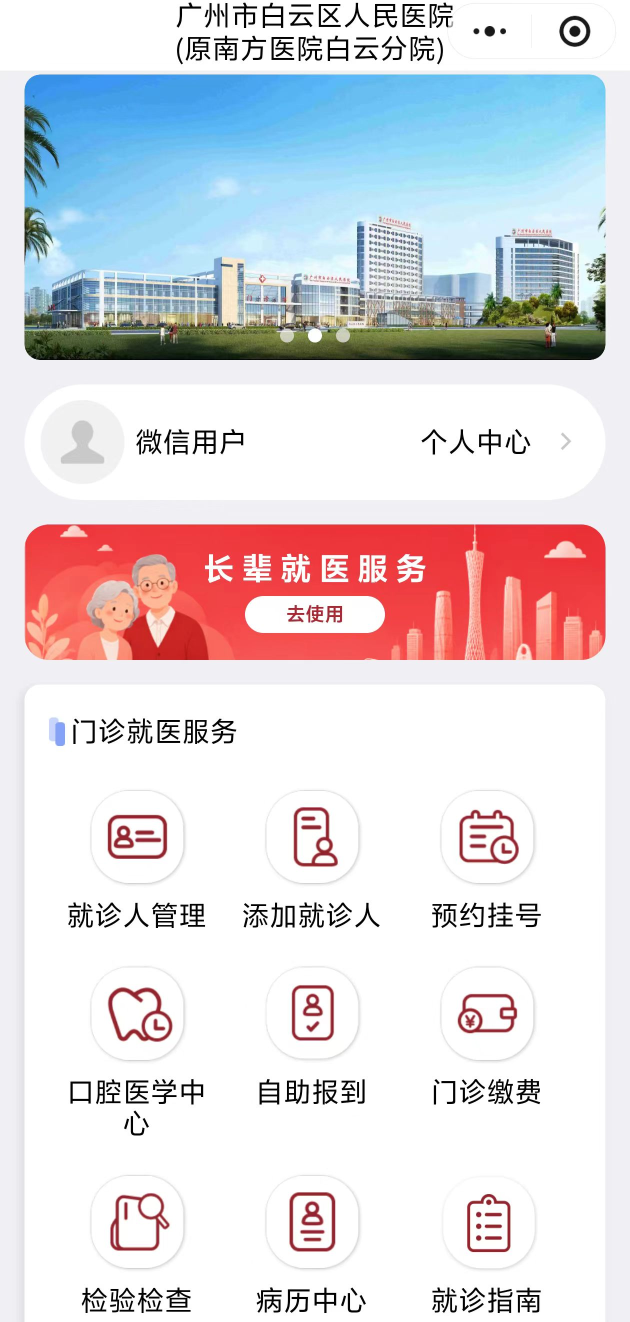
#> input picture data/eval/images/001.jpg, 1260 x 2644 px (shown at 1/2 size)
$ python -i icons.py   (imports and definitions only)
#> lines starting #> are read from the running program, lines starting #| are printed output that depends on the picture; after the words box and inside, x2 and y2 are one past the last pixel; in counts of white or black regions, pixels touching at a corner belong together
### server/app/vision/candidates.py
"""候选元素构建与几何工具。

纯逻辑，无第三方依赖，可直接单测（见 tests/test_candidates.py）。
坐标约定：像素坐标为原图像素；归一化坐标为 0–1000。
"""

from __future__ import annotations

from dataclasses import dataclass
from typing import List, Sequence, Tuple


@dataclass
class Box:
    x0: float
    y0: float
    x1: float
    y1: float

    @property
    def w(self) -> float:
        return max(1.0, self.x1 - self.x0)

    @property
    def h(self) -> float:
        return max(1.0, self.y1 - self.y0)

    @property
    def cx(self) -> float:
        return (self.x0 + self.x1) / 2.0

    @property
    def cy(self) -> float:
        return (self.y0 + self.y1) / 2.0

    # [7 lines left out: function as_list, not called in this run]

    def contains_point(self, x: float, y: float) -> bool:
        return self.x0 <= x <= self.x1 and self.y0 <= y <= self.y1

    # [8 lines left out: function iou, not called in this run]


@dataclass
class Candidate:
    idx: int
    text: str
    box: Box
    score: float = 1.0

    # [169 lines left out: functions prompt_line, vertical_band, horizontal_band, merge_lines, pad_box, to_norm and 2 more, not called in this run]

### server/app/vision/icons.py
"""无文字图标的检测与标注。

## 为什么需要这个

`pipeline.py` 只把 OCR 认出的**文字**当候选，模型只能从候选里挑。
于是「微信右上角加号」「搜索镜」「相机快门」这类纯图标永远进不了候选列表，
用户说「想扫码付钱」时模型只能回「屏幕上没有这个按钮」——
不是它判断错，是它根本没看见那个按钮。

这个模块把图标也变成候选，并给它一个有区分度的语义标签。

## 实现要点（都是踩过的坑）

1. **不缩图**。1/2 分辨率下细线图标（加号、搜索镜）笔画被插值糊断，
   连通域裂成几段，全部漏检。
2. **全图一次连通域**，不按格子切。按格子切会把同一个图标拆成多块，
   产生几十个重复候选。
3. **用 cv2.connectedComponentsWithStats**。纯 numpy 迭代传播要 100 秒/张，
   cv2 是毫秒级。cv2 随 RapidOCR 一起装，不是新依赖。
4. **先做形态学闭运算**再找连通域，把断开的笔画连上，
   否则加号会被拆成「横」和「竖」两块。

## 已知局限

- 只覆盖「深色图标画在浅色背景」；深色模式走反向分支
- 靠几何特征分类，美术风格特殊的图标会落到 `<图标按钮>`
- 图标密集区（九宫格）可能漏检相邻项
"""

from __future__ import annotations

from dataclasses import dataclass
from typing import List, Sequence, Tuple

from PIL import Image

from .candidates import Box, Candidate

# 尺寸约束（原图像素，按 1260x2800 手机截图调过）
MIN_SIDE = 30
# 上限放到 260：相机快门是 201x201 的大圆，原来的 200 刚好把它卡掉
MAX_SIDE = 260
MAX_ASPECT = 1.5
# 形态学闭运算核：把断开的笔画连起来（加号的横竖、搜索镜的圆+柄）
CLOSE_KERNEL = 5


@dataclass
class IconSpec:
    box: Box
    label: str
    confidence: float


def _classify(
    w: int,
    h: int,
    fill: float,
    inner_fill: float = -1.0,
    row_mid: float = -1.0,
    col_mid: float = -1.0,
    corner: float = -1.0,
    is_dark_scene: bool = False,
) -> Tuple[str, float]:
    """按几何特征贴标签。

    实测数据（`_ann/calibrate_icons.py` 标定）：
        图标          fill   inner   中行   中列   四角
        加号         0.24   0.28   0.619  0.619  0.21
        表情         0.24   0.28   0.619  0.619  0.21
        搜索镜       0.24   0.00   0.161  0.143  0.29
        喇叭         0.25   0.35   0.345  0.345  0.21
        快门         0.57   1.00   0.849  0.849  0.30

    关键发现：`fill` 全都是 0.24 左右，**完全没有区分度**（早先靠它分类
    导致加号被标成喇叭）。真正能分开的是「中行/中列 vs 四角」的关系：
      - 十字（加号/表情）：中行、中列都很高（>0.5），四角低
      - 搜索镜：中行、中列都低，四角反而更高（圆环在角上）
      - 喇叭：中行、中列中等（0.3~0.4），四角低
    """
    aspect = max(w, h) / max(1, min(w, h))
    if not (0.75 <= aspect <= 1.35):
        return "", 0.0

    # 实心圆 / 快门：整体填充率高。
    # **小尺寸**（<=150px）多半是功能按钮，收；
    # **大尺寸**（如 201px 的相机快门）只在深色取景页才收，
    # 否则会把头像、封面图、聊天气泡也当成按钮
    # （实测「长按说话」那页把头像误检成了圆形按钮）。
    if fill > 0.45:
        if max(w, h) <= 150:
            return "圆形按钮", 0.62
        if is_dark_scene:
            return "快门按钮", 0.68
        return "", 0.0

    # 有中行/中列数据时按十字特征判定
    if row_mid >= 0 and col_mid >= 0 and corner >= 0:
        # 十字：中行、中列都很高
        if row_mid > 0.50 and col_mid > 0.50:
            return "加号按钮", 0.72
        # 圆环：四角比中行高（环在角上），中行/中列很低
        if corner > row_mid and corner > col_mid:
            return "搜索按钮", 0.62
        # 内部有实心块但中心不交叉 -> 喇叭 / 播放类
        if 0.25 <= row_mid <= 0.45 and inner_fill >= 0.30:
            return "喇叭按钮", 0.60
        if row_mid > 0 and row_mid < 0.25:
            return "空心按钮", 0.50

    # 兜底：老逻辑
    if fill < 0.26 and inner_fill < 0.28:
        return "加号按钮", 0.60
    if fill < 0.40:
        return "圆环按钮", 0.52
    return "图标按钮", 0.45


def detect_icons(
    image_path: str,
    existing: Sequence[Candidate] = (),
    dark_threshold: int = 120,
    max_icons: int = 8,
) -> List[IconSpec]:
    """检测图上的无文字图标。

    只保留最可能是「功能按钮」的若干个：
      - 优先尺寸接近典型按钮（40~120px）
      - 优先靠近屏幕边缘（顶部栏、底部栏）
      - 优先填充率高的（实心/清晰线条），碎笔画填充率低
    """
#> called with image_path = '../../../data/eval/images/001.jpg', existing = (), dark_threshold = 120, max_icons = 8
    try:
        import cv2
        import numpy as np
    except ImportError:  # pragma: no cover
        return []

    with Image.open(image_path) as im:
#> im is the input picture: PIL image 1260x2644 RGB; mean R, G, B 222.3, 217.2, 221.7
        arr = np.array(im.convert("L"), dtype=np.uint8)
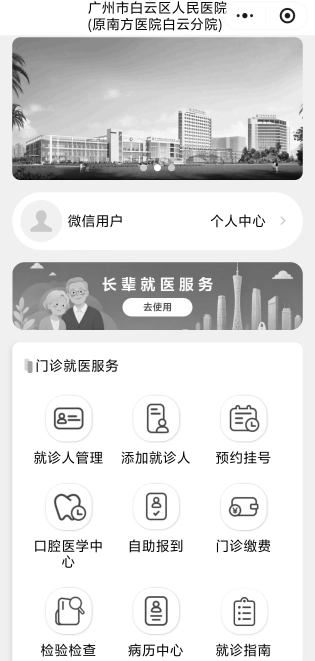
#> arr: shape (2644, 1260) (shown at 1/4 size); min 0, max 255, mean 219.3
    H, W = arr.shape

    # 前景 mask 的选择：
    #   - 常规界面（浅底深图标）：取深色前景
    #   - 相机取景页（黑底白图标）：取亮色前景
    # 早先试过「两种前景都跑」，结果浅底页面上大量浅灰元素被当成图标，
    # 候选列表充满噪音，hit@1 从 94.5% 掉到 89.1%。所以只取一套前景，
    # 用「有没有大面积纯黑区」来判断是不是相机/深色取景页。
    median = int(np.median(arr))
#> median = 253
    dark_ratio = float((arr < 40).mean())      # 纯黑像素占比
#> dark_ratio = 0.0219
    if dark_ratio > 0.10:
        # 相机取景页：黑底白图标（实测相机页 18.7%，普通界面 1~2%）
        primary = (arr > 200).astype(np.uint8)
    else:
        primary = (arr < dark_threshold).astype(np.uint8)
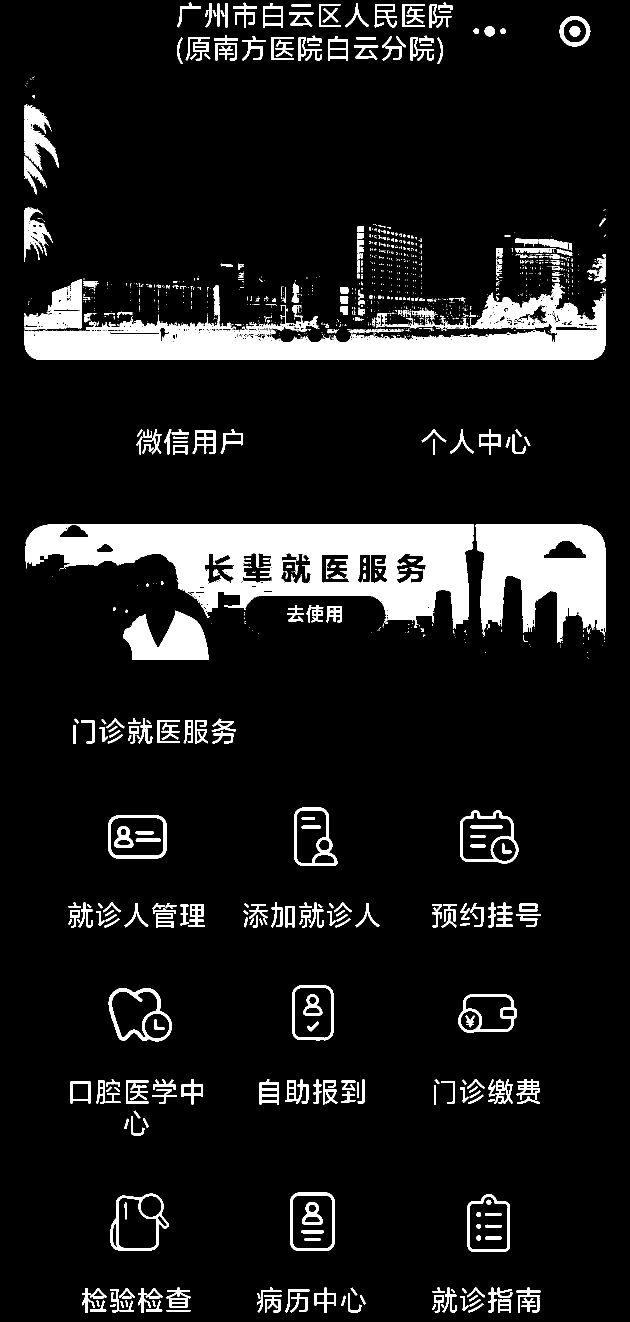
#> primary: shape (2644, 1260) (shown at 1/2 size); values 0 (black) and 1 (white), 10.2% white; 1502 white regions (1107 under 20 px), largest, box (x1, y1, x2, y2) and area: (51, 1049, 948, 1258) 96227, (49, 565, 1211, 720) 75874, (951, 1049, 1211, 1286) 41319
    masks = [primary]

    kernel = cv2.getStructuringElement(cv2.MORPH_RECT, (CLOSE_KERNEL, CLOSE_KERNEL))
    text_boxes = [c.box for c in existing]
    scored: List[Tuple[float, IconSpec]] = []
    seen: List[Tuple[float, float]] = []

    for mask in masks:
        closed = cv2.morphologyEx(mask, cv2.MORPH_CLOSE, kernel)
        n, labels, stats, _ = cv2.connectedComponentsWithStats(closed, 8)

        for i in range(1, n):
            x, y, w, h, area = (int(v) for v in stats[i])
            if not (MIN_SIDE <= w <= MAX_SIDE and MIN_SIDE <= h <= MAX_SIDE):
                continue
            if max(w, h) / max(1, min(w, h)) > MAX_ASPECT:
                continue

            box = Box(float(x), float(y), float(x + w), float(y + h))
            # 与文字区域有任何明显重叠都排除。
            # 早先用 IoU>0.5 判定，结果「公众号」的「公」字被 OCR 框住的同时
            # 又被当成图标（两者 IoU 只有 0.4 左右），模型就去点那个假图标了。
            if any(box.iou(tb) > 0.15 for tb in text_boxes):
                continue
            if any(tb.contains_point(box.cx, box.cy) for tb in text_boxes):
                continue
            if box.y1 < H * 0.03 or box.y0 > H * 0.97:
                continue
            # 两个 mask 会重复检出同一个图标，按中心点去重
            if any(abs(box.cx - scx) < 18 and abs(box.cy - scy) < 18 for scx, scy in seen):
                continue

            sub = mask[y:y + h, x:x + w]
            raw = int(sub.sum())
            fill = raw / max(1.0, w * h)
            # 中心 40% 区域的前景占比
            ix0, iy0 = int(w * 0.3), int(h * 0.3)
            ix1, iy1 = int(w * 0.7), int(h * 0.7)
            inner = sub[iy0:iy1, ix0:ix1]
            inner_fill = float(inner.mean()) if inner.size else -1.0
            # 十字特征：中心行/列 vs 四角
            row_mid = float(sub[h // 2, :].mean()) if h > 0 else -1.0
            col_mid = float(sub[:, w // 2].mean()) if w > 0 else -1.0
            th, tw = max(1, h // 3), max(1, w // 3)
            corner = (float(sub[:th, :tw].mean()) + float(sub[:th, -tw:].mean())
                      + float(sub[-th:, :tw].mean()) + float(sub[-th:, -tw:].mean())) / 4

            label, conf = _classify(
                w, h, fill, inner_fill, row_mid, col_mid, corner,
                is_dark_scene=(dark_ratio > 0.10),
            )
            if not label:
                continue
            seen.append((box.cx, box.cy))

            edge = 1.0 if (box.cy < H * 0.15 or box.cy > H * 0.85) else 0.0
            size = max(w, h)
            size_score = 1.0 - abs(size - 70) / 70.0
            score = conf * 0.5 + edge * 0.3 + max(0.0, size_score) * 0.2
            scored.append((score, IconSpec(box=box, label=label, confidence=conf)))
#> this loop made 1 pass
#> n on pass 1: 436
#> pass 1, in detect_icons, `closed = cv2.morphologyEx(mask, cv2.MORPH_CLOSE, kernel)`:
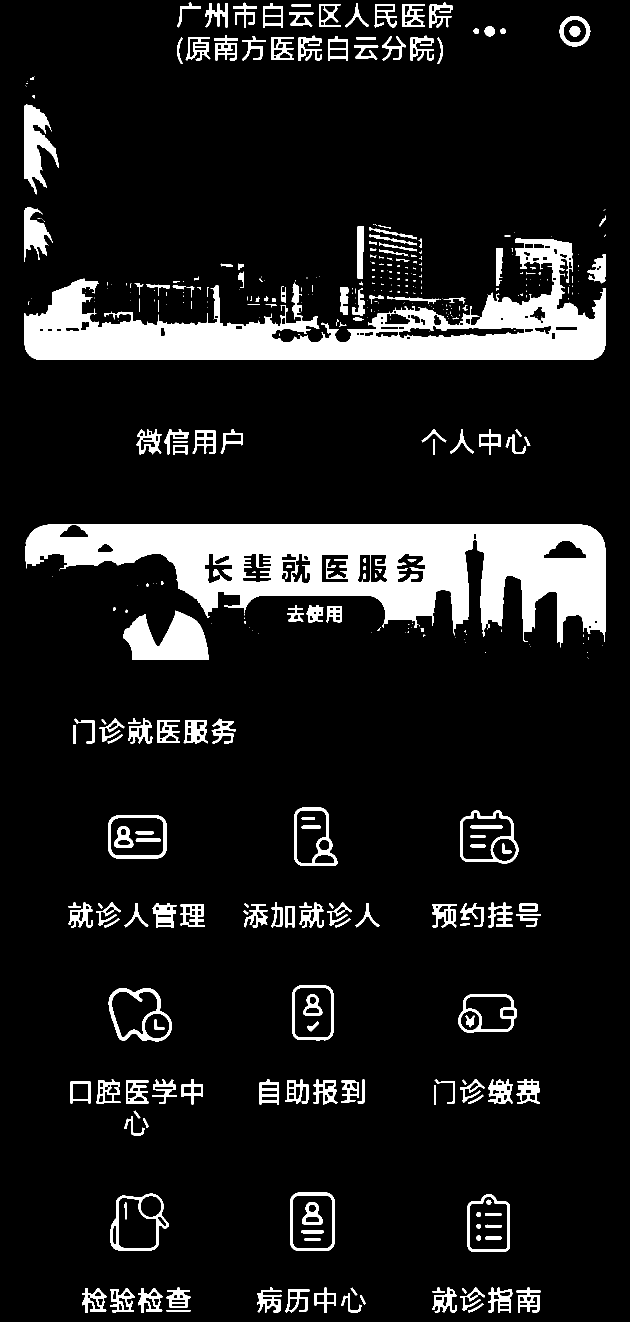
#> closed: shape (2644, 1260) (shown at 1/2 size); values 0 (black) and 1 (white), 11% white; 435 white regions (216 under 20 px), largest, box (x1, y1, x2, y2) and area: (51, 1049, 1211, 1295) 140662, (49, 477, 1211, 720) 100995, (246, 1221, 418, 1320) 11062
#> pass 1, in detect_icons, `n, labels, stats, _ = cv2.connectedComponentsWithStats(closed, 8)`:
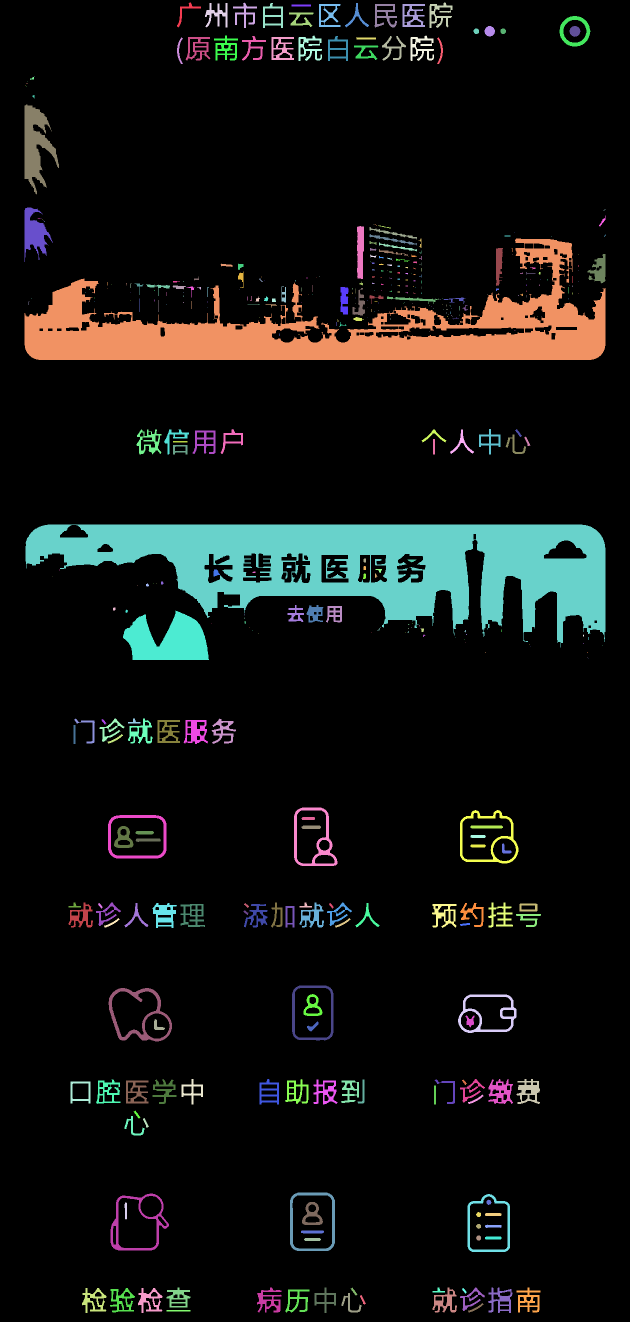
#> labels: shape (2644, 1260) int32 (shown at 1/2 size); 436 distinct labels, from 0 to 435; one colour per label, 0 black
#> after the loop, scored = 59 items; seen = 59 pairs, first value 161 to 1150, second value 62.5 to 2444

    scored.sort(key=lambda t: -t[0])
    return [spec for _, spec in scored[:max_icons]]


# [50 lines left out: function merge_icons_into_candidates, not called in this run]

>>> result = detect_icons('../../../data/eval/images/001.jpg')
#> result = 8 items

$ run again, on data/eval/images/002.jpg
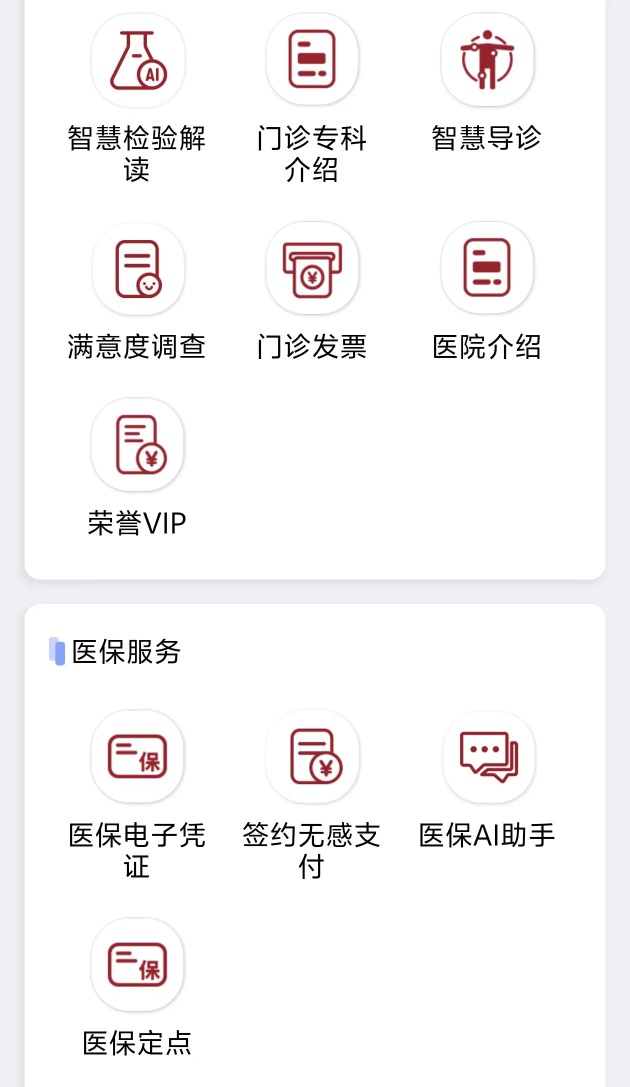
#> input picture data/eval/images/002.jpg, 1260 x 2174 px (shown at 1/2 size)
#> in detect_icons, im is the input picture: PIL image 1260x2174 RGB; mean R, G, B 246.5, 244.6, 245.2
#> median = 255
#> dark_ratio = 0.0152
#> in detect_icons, `primary = (arr < dark_threshold).astype(np.uint8)`:
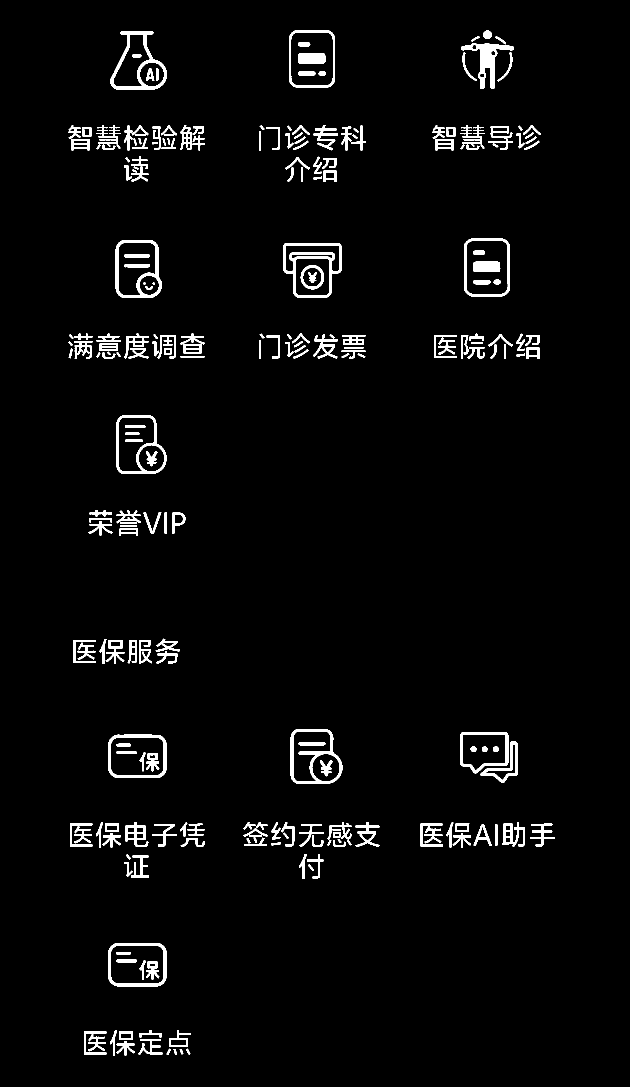
#> primary: shape (2174, 1260) (shown at 1/2 size); values 0 (black) and 1 (white), 3.2% white; 246 white regions (2 under 20 px), largest, box (x1, y1, x2, y2) and area: (566, 486, 683, 596) 3247, (922, 86, 1028, 178) 2865, (221, 63, 334, 179) 2814
#> the loop in detect_icons, `for mask in masks:` made 1 pass
#> n on pass 1: 119
#> pass 1, in detect_icons, `n, labels, stats, _ = cv2.connectedComponentsWithStats(closed, 8)`:
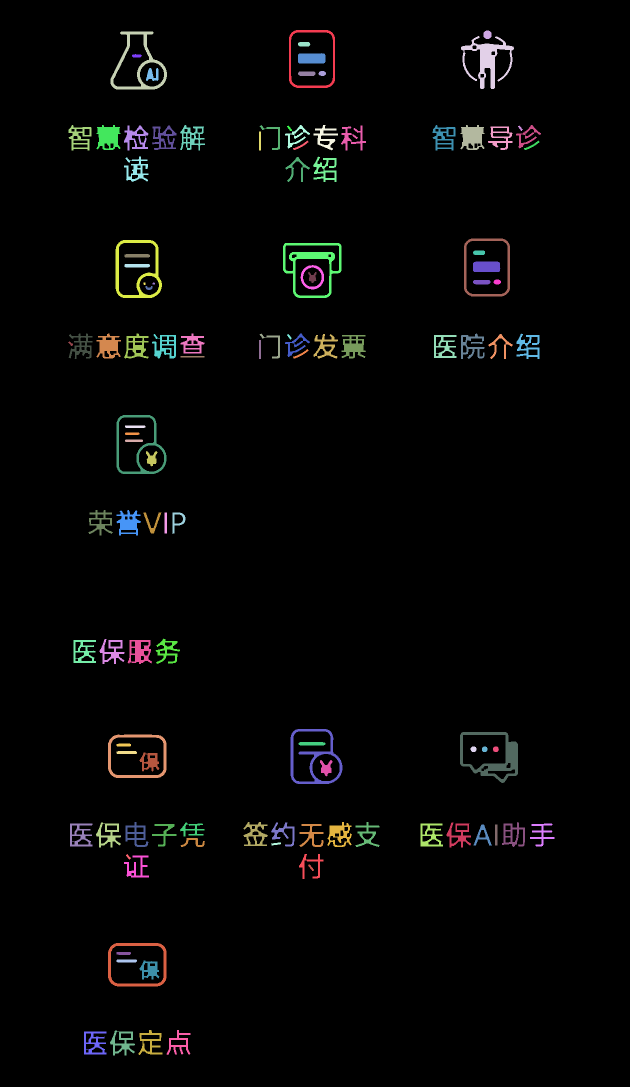
#> labels: shape (2174, 1260) int32 (shown at 1/2 size); 119 distinct labels, from 0 to 118; one colour per label, 0 black
#> after the loop in detect_icons, `for mask in masks:`: scored = 69 items; seen = 69 pairs, first value 160 to 1084.5, second value 118 to 2086
#> result = 8 items
